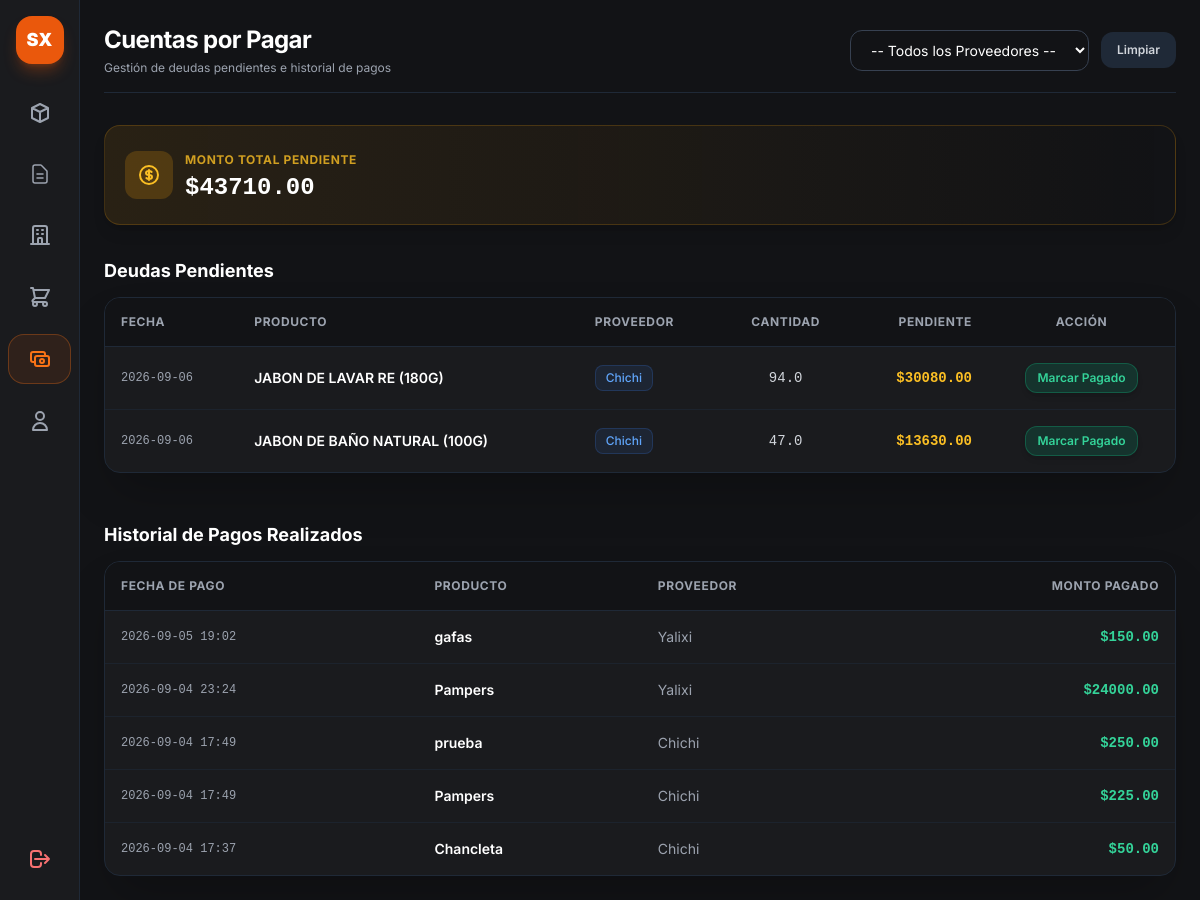
The page /cuentas-por-pagar (signed in) on the database its author committed.
### app.py (models this page shows, shortened)
class Producto(db.Model):
    __tablename__ = 'productos'
    id = db.Column(db.Integer, primary_key=True)
    codigo = db.Column(db.String(50), nullable=True)
    nombre = db.Column(db.String(100), nullable=False)
    unidad_medida = db.Column(db.String(20), default='unidad')
    propietario_id = db.Column(db.Integer, db.ForeignKey('propietarios.id'), nullable=True)
    precio_costo = db.Column(db.Float, default=0.0)
    precio_venta = db.Column(db.Float, default=0.0)
    fecha_vencimiento = db.Column(db.Date, nullable=True)
    proveedor_id = db.Column(db.Integer, db.ForeignKey('proveedores.id'), nullable=True)
    proveedor = db.relationship('Proveedor', backref=db.backref('productos', lazy=True))
    estado_pago = db.Column(db.String(20), default="Pagado")
    monto_pendiente = db.Column(db.Float, default=0.0)
    fecha_creacion = db.Column(db.DateTime, default=datetime.utcnow)
    stocks = db.relationship('StockAlmacen', backref='producto', cascade="all, delete-orphan", lazy=True)
    @property
    def cantidad_total(self):
        return sum(s.cantidad for s in self.stocks)

class Proveedor(db.Model):
    __tablename__ = 'proveedores'
    id = db.Column(db.Integer, primary_key=True)
    nombre = db.Column(db.String(100), nullable=False, unique=True)
    telefono = db.Column(db.String(30), nullable=True)
    contacto = db.Column(db.String(100), nullable=True)

class StockAlmacen(db.Model):
    __tablename__ = 'stock_almacen'
    id = db.Column(db.Integer, primary_key=True)
    producto_id = db.Column(db.Integer, db.ForeignKey('productos.id'), nullable=False)
    almacen_id = db.Column(db.Integer, db.ForeignKey('almacenes.id'), nullable=False)
    cantidad = db.Column(db.Float, default=0.0)

class HistorialPago(db.Model):
    __tablename__ = 'historial_pagos'
    id = db.Column(db.Integer, primary_key=True)
    producto_nombre = db.Column(db.String(100), nullable=False)
    proveedor_nombre = db.Column(db.String(100), nullable=True)
    monto_pagado = db.Column(db.Float, nullable=False)
    fecha_pago = db.Column(db.DateTime, default=datetime.utcnow)

### app.py (the view, shortened to what this page needs)
@app.route('/admin/cuentas-por-pagar')
@app.route('/cuentas-por-pagar')
def cuentas_por_pagar():
    if 'user' not in session or session.get('rol') != 'admin':
        return redirect(url_for('login'))
    proveedor_filtro = request.args.get('proveedor', '')
    todos_los_proveedores = Proveedor.query.all()
    query = Producto.query.filter_by(estado_pago='Pendiente')
    proveedor_obj = None
    if proveedor_filtro and proveedor_filtro.isdigit():
        query = query.filter_by(proveedor_id=int(proveedor_filtro))
        proveedor_obj = Proveedor.query.get(int(proveedor_filtro))
    cuentas_pendientes = query.all()
    total_adeudado = sum(item.monto_pendiente for item in cuentas_pendientes if item.monto_pendiente)
    historial = HistorialPago.query.order_by(HistorialPago.fecha_pago.desc()).limit(20).all()
    mensaje_wa = ""
    return render_template(
        'cuentas_por_pagar.html',
        cuentas=cuentas_pendientes,
        proveedores=todos_los_proveedores,
        proveedor_seleccionado=str(proveedor_filtro),
        proveedor_obj=proveedor_obj,
        total_adeudado=total_adeudado,
        historial=historial,
        mensaje_wa=mensaje_wa
    )

### app.py (called while the page is built)
@app.context_processor
def inject_today():
    return {'hoy': date.today()}

### templates/cuentas_por_pagar.html (shortened to what this page needs)
{% extends "base.html" %}
{% block content %}
<div class="p-6 max-w-7xl mx-auto space-y-8">
    <div class="flex flex-col md:flex-row md:items-center md:justify-between gap-4 border-b border-gray-800 pb-4">
        <div>
            <h2 class="text-2xl font-bold text-white tracking-tight">Cuentas por Pagar</h2>
            <p class="text-xs text-gray-400 mt-1">Gestión de deudas pendientes e historial de pagos</p>
        </div>
        <form method="GET" action="{{ url_for('cuentas_por_pagar') }}" class="flex items-center gap-3">
            <select name="proveedor" onchange="this.form.submit()"
                class="bg-[#121316] border border-gray-700 text-white text-sm rounded-xl px-4 py-2.5 focus:border-orange-500 focus:outline-none">
                <option value="">-- Todos los Proveedores --</option>
            </select>
            <a href="{{ url_for('cuentas_por_pagar') }}"
                class="px-4 py-2.5 bg-gray-800 hover:bg-gray-700 text-gray-300 rounded-xl text-xs font-semibold transition-all">
                Limpiar
            </a>
        </form>
    </div>
    <div class="bg-gradient-to-r from-amber-500/10 via-amber-500/5 to-transparent border border-amber-500/20 rounded-2xl p-5 flex flex-col md:flex-row items-center justify-between gap-4 shadow-lg">
        <div class="flex items-center gap-3">
            <div class="p-3 bg-amber-500/20 text-amber-400 rounded-xl">
            </div>
            <div>
                <span class="text-xs uppercase font-bold text-amber-400/80 tracking-wider">Monto Total Pendiente</span>
                <p class="text-2xl font-black text-white font-mono mt-0.5">${{ "%.2f"|format(total_adeudado) }}</p>
            </div>
        </div>
    </div>
    <div class="space-y-3">
        <h3 class="text-lg font-bold text-white">Deudas Pendientes</h3>
        <div class="bg-[#1a1b1e] border border-gray-800 rounded-2xl overflow-hidden shadow-2xl">
            <div class="overflow-x-auto">
                <table class="w-full text-left border-collapse text-sm">
                    <thead>
                        <tr class="bg-[#121316] border-b border-gray-800 text-xs font-semibold text-gray-400 uppercase tracking-wider">
                            <th class="p-4">Fecha</th>
                            <th class="p-4">Producto</th>
                            <th class="p-4">Proveedor</th>
                            <th class="p-4 text-center">Cantidad</th>
                            <th class="p-4 text-right">Pendiente</th>
                            <th class="p-4 text-center">Acción</th>
                        </tr>
                    </thead>
                    <tbody class="divide-y divide-gray-800/60 text-gray-300">
                        {% for item in cuentas %}
                        <tr class="hover:bg-gray-800/30 transition-colors">
                            <td class="p-4 font-mono text-xs text-gray-400">
                                {{ item.fecha_creacion.strftime('%Y-%m-%d') if item.fecha_creacion else 'N/A' }}
                            </td>
                            <td class="p-4 font-semibold text-white">{{ item.nombre }}</td>
                            <td class="p-4">
                                <span class="inline-flex items-center px-2.5 py-1 rounded-lg text-xs font-medium bg-blue-500/10 text-blue-400 border border-blue-500/20">
                                    {% if item.proveedor %}
                                        {{ item.proveedor.nombre }}
                                    {% else %}
                                        Sin Proveedor
                                    {% endif %}
                                </span>
                            </td>
                            <td class="p-4 text-center font-mono">{{ item.cantidad_total or 0 }}</td>
                            <td class="p-4 text-right font-mono font-bold text-amber-400">
                                ${{ "%.2f"|format(item.monto_pendiente or 0.0) }}
                            </td>
                            <td class="p-4 text-center">
                                <form method="POST" action="{{ url_for('pagar_cuenta', id=item.id) }}">
                                    <button type="submit"
                                        class="px-3 py-1.5 bg-emerald-600/20 hover:bg-emerald-600 text-emerald-400 hover:text-white border border-emerald-500/30 rounded-xl text-xs font-semibold transition-all shadow-md">
                                        Marcar Pagado
                                    </button>
                                </form>
                            </td>
                        </tr>
                        {% else %}
                        <tr>
                            <td colspan="6" class="p-8 text-center text-gray-500 font-medium">
                                No hay cuentas pendientes por pagar.
                            </td>
                        </tr>
                        {% endfor %}
                    </tbody>
                </table>
            </div>
        </div>
    </div>
    <div class="space-y-3 pt-4">
        <h3 class="text-lg font-bold text-white flex items-center gap-2">
            <span>Historial de Pagos Realizados</span>
        </h3>
        <div class="bg-[#1a1b1e] border border-gray-800 rounded-2xl overflow-hidden shadow-2xl">
            <div class="overflow-x-auto">
                <table class="w-full text-left border-collapse text-sm">
                    <thead>
                        <tr class="bg-[#121316] border-b border-gray-800 text-xs font-semibold text-gray-400 uppercase tracking-wider">
                            <th class="p-4">Fecha de Pago</th>
                            <th class="p-4">Producto</th>
                            <th class="p-4">Proveedor</th>
                            <th class="p-4 text-right">Monto Pagado</th>
                        </tr>
                    </thead>
                    <tbody class="divide-y divide-gray-800/60 text-gray-300">
                        {% for h in historial %}
                        <tr class="hover:bg-gray-800/30 transition-colors">
                            <td class="p-4 font-mono text-xs text-gray-400">
                                {{ h.fecha_pago.strftime('%Y-%m-%d %H:%M') }}
                            </td>
                            <td class="p-4 font-semibold text-white">{{ h.producto_nombre }}</td>
                            <td class="p-4 text-gray-400">{{ h.proveedor_nombre }}</td>
                            <td class="p-4 text-right font-mono font-bold text-emerald-400">
                                ${{ "%.2f"|format(h.monto_pagado) }}
                            </td>
                        </tr>
                        {% else %}
                        <tr>
                            <td colspan="4" class="p-6 text-center text-gray-500 font-medium">
                                Aún no se han registrado pagos en el historial.
                            </td>
                        </tr>
                        {% endfor %}
                    </tbody>
                </table>
            </div>
        </div>
    </div>
</div>
{% endblock %}

### static/css/style.css (style rules this page uses)
body { font-family: 'Inter', sans-serif; }

### rows shown on the page
Producto: fecha_creacion "2026-09-06", nombre "JABON DE LAVAR RE (180G)", proveedor.nombre "Chichi", cantidad "94.0", monto_pendiente "30080.00"
Producto: fecha_creacion "2026-09-06", nombre "JABON DE BAÑO NATURAL (100G)", proveedor.nombre "Chichi", cantidad "47.0", monto_pendiente "13630.00"
HistorialPago: fecha_pago "2026-09-05 19:02", producto_nombre "gafas", proveedor_nombre "Yalixi", monto_pagado "150.00"
HistorialPago: fecha_pago "2026-09-04 23:24", producto_nombre "Pampers", proveedor_nombre "Yalixi", monto_pagado "24000.00"
HistorialPago: fecha_pago "2026-09-04 17:49", producto_nombre "prueba", proveedor_nombre "Chichi", monto_pagado "250.00"
HistorialPago: fecha_pago "2026-09-04 17:49", producto_nombre "Pampers", proveedor_nombre "Chichi", monto_pagado "225.00"
HistorialPago: fecha_pago "2026-09-04 17:37", producto_nombre "Chancleta", proveedor_nombre "Chichi", monto_pagado "50.00"

### other values the page prints
{{ "%.2f"|format(total_adeudado) }} "43710.00"
